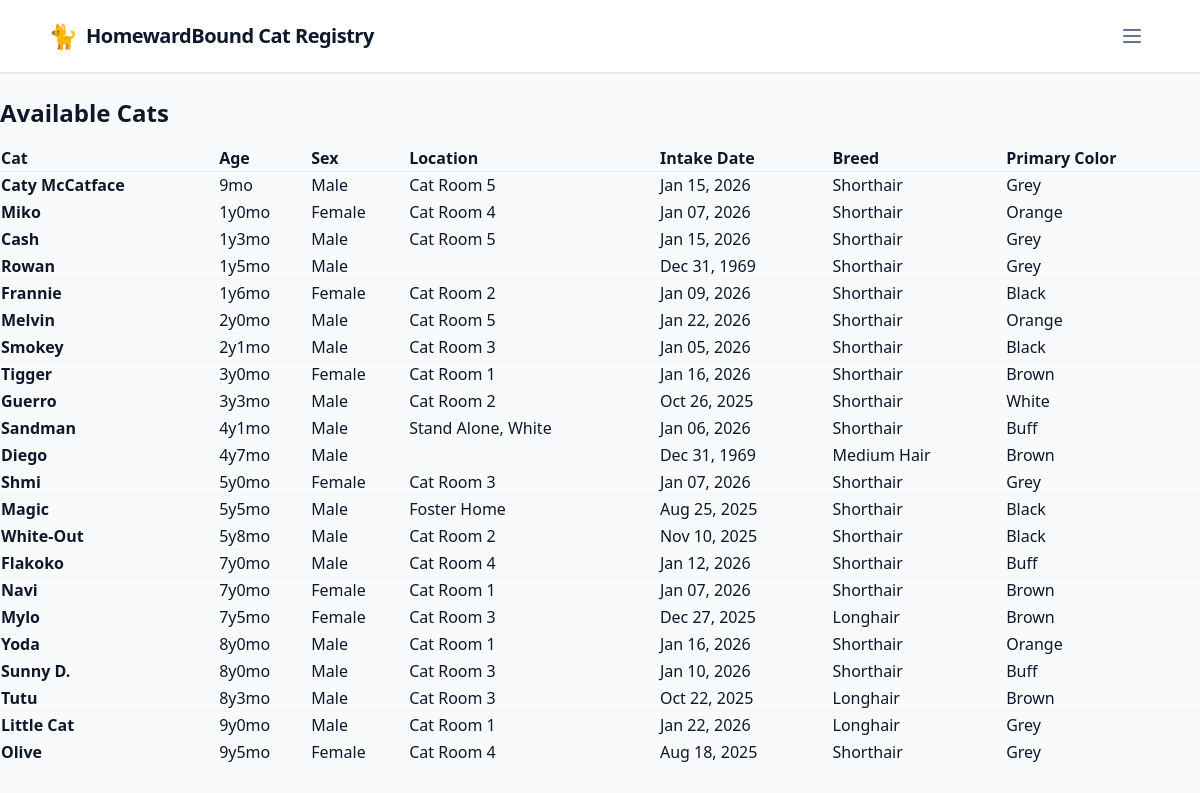
The page /report/ on the database its author committed.
### cats/models.py (models this page shows)
class Cat(models.Model):
    image_cy = models.CharField(max_length=20, primary_key=True)
    name = models.CharField(max_length=100)
    sex = models.CharField(max_length=10, default="Unknown")
    birthday = models.DateField(null=True, blank=True, default=timezone.now)
    breed = models.CharField(max_length=25, default="Unknown")
    primary_color = models.CharField(max_length=25, default="Unknown")
    intake_date = models.DateField(null=True, blank=True, default=timezone.now)
    location = models.CharField(max_length=25, default="Unknown")
    image_url = models.URLField()
    image = models.ImageField(upload_to='cats/', null=True, blank=True)
    first_seen = models.DateTimeField()
    last_seen = models.DateTimeField()
    last_updated = models.DateTimeField(auto_now=True)
    status = models.CharField(
        max_length=20,
        choices=CatStatus.choices,
        default=CatStatus.AVAILABLE,
    )
    objects = ItemQuerySet.as_manager()
    @property
    def age(self):
        if not self.birthday:
            return "Unknown"
        today = timezone.now().date()
        diff = today - cast(date, self.birthday)
        years = diff.days // 365
        months = (diff.days % 365) // 30
        if years < 1:
            return f"{months}mo"
        return f"{years}y{months}mo"
    @property
    def clean_breed(self):
        substring_to_remove = "Domestic "
        if self.breed:
            return self.breed.replace(substring_to_remove, "").strip()
        return self.breed

### cats/views.py (the view)
# urls.py: path("report/", views.report_view, name="report"),
def report_view(request):
    cats = Cat.objects.filter(
        Q(status=CatStatus.AVAILABLE) |
        Q(status=CatStatus.NEW)
        ).order_by("-birthday", "name")
    context = {
        "cats": cats,
    }
    return render(request, "cats/report.html", context)

### cats/templates/cats/report.html (shortened to what this page needs)
{% extends 'cats/base.html' %} {% load static %}
{% block content %}
<h1 class="text-2xl font-bold mb-4">Available Cats</h1>
<table class="w-full text-left border-collapse" id="report-table" media="all">
    <thead class="bg-slate-50 border-b border-slate-200">
        <tr>
            <th class="column-header">
                <a> Cat </a>
            </th>
            <th class="column-header">
                <a> Age </a>
            </th>
            <th class="column-header">
                <a> Sex </a>
            </th>
            <th class="column-header">
                <a> Location </a>
            </th>
            <th class="column-header">
                <a> Intake Date </a>
            </th>
            <th class="column-header">
                <a> Breed </a>
            </th>
            <th class="column-header">
                <a> Primary Color </a>
            </th>
        </tr>
    </thead>
    <tbody id="report-body" class="divide-y divide-slate-100">
        {% for cat in cats %}
        <tr>
            <td class="font-bold">
                {{ cat.name }}
            </td>
            <td>{{ cat.age }}</td>
            <td>{{ cat.sex }}</td>
            <td>
                {{ cat.location }}
            </td>
            <td>
                {{ cat.intake_date|date:"M d, Y" }}
            </td>
            <td >{{ cat.clean_breed }}</td>
            <td >{{ cat.primary_color }}</td>
        </tr>
        {% empty %}
        <tr>
            <td colspan="11" class="p-8 text-center text-slate-400">
                No cats found in this category.
            </td>
        </tr>
        {% endfor %}
    </tbody>
</table>
{% endblock %}

### rows shown on the page
Cat: name "Caty McCatface", age "9mo", sex "Male", location "Cat Room 5", intake_date "Jan 15, 2026", clean_breed "Shorthair", primary_color "Grey"
Cat: name "Miko", age "1y0mo", sex "Female", location "Cat Room 4", intake_date "Jan 07, 2026", clean_breed "Shorthair", primary_color "Orange"
Cat: name "Cash", age "1y3mo", sex "Male", location "Cat Room 5", intake_date "Jan 15, 2026", clean_breed "Shorthair", primary_color "Grey"
Cat: name "Rowan", age "1y5mo", sex "Male", intake_date "Dec 31, 1969", clean_breed "Shorthair", primary_color "Grey"
Cat: name "Frannie", age "1y6mo", sex "Female", location "Cat Room 2", intake_date "Jan 09, 2026", clean_breed "Shorthair", primary_color "Black"
Cat: name "Melvin", age "2y0mo", sex "Male", location "Cat Room 5", intake_date "Jan 22, 2026", clean_breed "Shorthair", primary_color "Orange"
Cat: name "Smokey", age "2y1mo", sex "Male", location "Cat Room 3", intake_date "Jan 05, 2026", clean_breed "Shorthair", primary_color "Black"
Cat: name "Tigger", age "3y0mo", sex "Female", location "Cat Room 1", intake_date "Jan 16, 2026", clean_breed "Shorthair", primary_color "Brown"
Cat: name "Guerro", age "3y3mo", sex "Male", location "Cat Room 2", intake_date "Oct 26, 2025", clean_breed "Shorthair", primary_color "White"
Cat: name "Sandman", age "4y1mo", sex "Male", location "Stand Alone, White", intake_date "Jan 06, 2026", clean_breed "Shorthair", primary_color "Buff"
Cat: name "Diego", age "4y7mo", sex "Male", intake_date "Dec 31, 1969", clean_breed "Medium Hair", primary_color "Brown"
Cat: name "Shmi", age "5y0mo", sex "Female", location "Cat Room 3", intake_date "Jan 07, 2026", clean_breed "Shorthair", primary_color "Grey"
Cat: name "Magic", age "5y5mo", sex "Male", location "Foster Home", intake_date "Aug 25, 2025", clean_breed "Shorthair", primary_color "Black"
Cat: name "White-Out", age "5y8mo", sex "Male", location "Cat Room 2", intake_date "Nov 10, 2025", clean_breed "Shorthair", primary_color "Black"
Cat: name "Flakoko", age "7y0mo", sex "Male", location "Cat Room 4", intake_date "Jan 12, 2026", clean_breed "Shorthair", primary_color "Buff"
Cat: name "Navi", age "7y0mo", sex "Female", location "Cat Room 1", intake_date "Jan 07, 2026", clean_breed "Shorthair", primary_color "Brown"
Cat: name "Mylo", age "7y5mo", sex "Female", location "Cat Room 3", intake_date "Dec 27, 2025", clean_breed "Longhair", primary_color "Brown"
Cat: name "Yoda", age "8y0mo", sex "Male", location "Cat Room 1", intake_date "Jan 16, 2026", clean_breed "Shorthair", primary_color "Orange"
Cat: name "Sunny D.", age "8y0mo", sex "Male", location "Cat Room 3", intake_date "Jan 10, 2026", clean_breed "Shorthair", primary_color "Buff"
Cat: name "Tutu", age "8y3mo", sex "Male", location "Cat Room 3", intake_date "Oct 22, 2025", clean_breed "Longhair", primary_color "Brown"
Cat: name "Little Cat", age "9y0mo", sex "Male", location "Cat Room 1", intake_date "Jan 22, 2026", clean_breed "Longhair", primary_color "Grey"
Cat: name "Olive", age "9y5mo", sex "Female", location "Cat Room 4", intake_date "Aug 18, 2025", clean_breed "Shorthair", primary_color "Grey"
